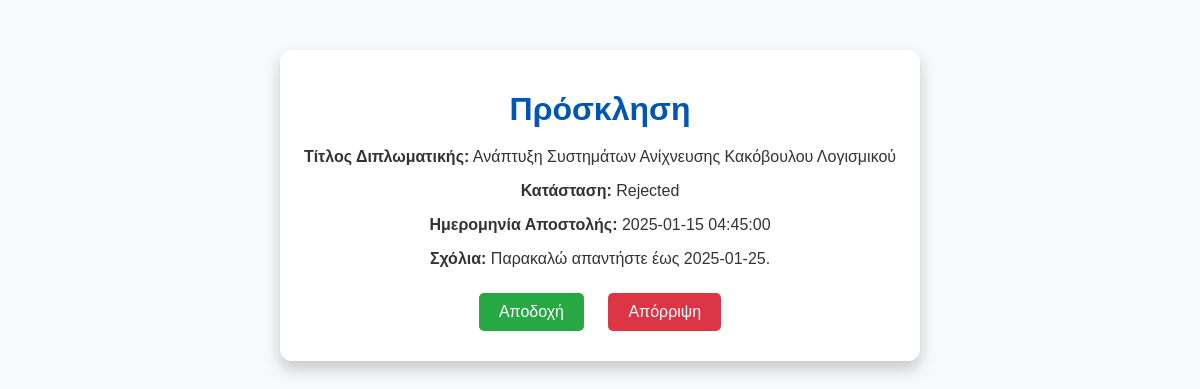
Screenshot of /php_files/provoliproskliseon.php?invitation_id=1 (signed in) with the database file from the repository.
### tables this page shows
CREATE TABLE `committeeinvitations` (
  `invitation_id` int(11) NOT NULL,
  `thesis_id` int(11) DEFAULT NULL,
  `invited_professor_id` int(11) DEFAULT NULL,
  `status` enum('Pending','Accepted','Rejected') DEFAULT 'Pending',
  `sent_at` timestamp NOT NULL DEFAULT current_timestamp(),
  `responded_at` timestamp NULL DEFAULT NULL,
  `comments` text DEFAULT NULL
);

CREATE TABLE `theses` (
  `thesis_id` int(11) NOT NULL,
  `title` varchar(255) NOT NULL,
  `description` text DEFAULT NULL,
  `status` enum('Υπό Ανάθεση','Ενεργή','Υπό Εξέταση','Περατωμένη','Ακυρωμένη') NOT NULL,
  `start_date` date DEFAULT NULL,
  `cancel_gs_year` int(11) DEFAULT NULL,
  `assign_gs_year` int(11) DEFAULT NULL,
  `cancel_gs_number` int(11) DEFAULT NULL,
  `assign_gs_number` int(11) DEFAULT NULL,
  `end_date` date DEFAULT NULL,
  `final_grade` decimal(3,2) DEFAULT NULL,
  `student_id` int(11) DEFAULT NULL,
  `supervisor_id` int(11) DEFAULT NULL,
  `repository_link` varchar(255) DEFAULT NULL,
  `cancellation_reason` text DEFAULT NULL,
  `cancellation_ga_number` varchar(50) DEFAULT NULL,
  `cancellation_ga_year` int(11) DEFAULT NULL,
  `approval_gs_number` varchar(20) DEFAULT NULL,
  `links` longtext DEFAULT '[]' CHECK (json_valid(`links`)),
  `topic_pdf` varchar(255) DEFAULT NULL
);

### php_files/provoliproskliseon.php (the view, shortened to what this page needs)
<?php
$dsn = "mysql:host=localhost;dbname=vasst";
$dbusername = "root";
$dbpassword = "";
try {
    $pdo = new PDO($dsn, $dbusername, $dbpassword);
    $pdo->setAttribute(PDO::ATTR_ERRMODE, PDO::ERRMODE_EXCEPTION);
    $invitation_id = intval($_GET['invitation_id']);
    $stmt = $pdo->prepare("
        SELECT ci.invitation_id, ci.status, ci.sent_at, ci.comments, t.title
        FROM committeeinvitations ci
        LEFT JOIN theses t ON ci.thesis_id = t.thesis_id
        WHERE ci.invitation_id = ?
    ");
    $stmt->execute([$invitation_id]);
    $invitation = $stmt->fetch(PDO::FETCH_ASSOC);
} catch (PDOException $e) {
    die("Σφάλμα σύνδεσης με τη βάση δεδομένων: " . $e->getMessage());
}
?>
<!DOCTYPE html>
<html lang="el">
<head>
</head>
<body>
    <div class="container">
        <h1>Πρόσκληση</h1>
        <p><strong>Τίτλος Διπλωματικής:</strong> <?php echo htmlspecialchars($invitation['title']); ?></p>
        <p><strong>Κατάσταση:</strong> <?php echo htmlspecialchars($invitation['status']); ?></p>
        <p><strong>Ημερομηνία Αποστολής:</strong> <?php echo htmlspecialchars($invitation['sent_at']); ?></p>
        <p><strong>Σχόλια:</strong> <?php echo htmlspecialchars($invitation['comments'] ?? 'Χωρίς σχόλια'); ?></p>
        <a href="#" class="button accept" onclick="respondToInvitation('Accepted')">Αποδοχή</a>
        <a href="#" class="button reject" onclick="respondToInvitation('Rejected')">Απόρριψη</a>
    </div>
</body>
</html>

### php_files/provoliproskliseon.php (style rules this page uses)
body { font-family: Arial, sans-serif; background-color: #f8f9fa; margin: 0; padding: 0; color: #333; }
.container { max-width: 600px; margin: 50px auto; background-color: #fff; padding: 20px; border-radius: 12px; box-shadow: 0 8px 16px rgba(0, 0, 0, 0.2); text-align: center; }
h1 { font-size: 2rem; color: #0056b3; margin-bottom: 20px; }
p { font-size: 1rem; margin-bottom: 15px; }
.button { display: inline-block; padding: 10px 20px; margin: 10px; color: white; text-decoration: none; border-radius: 5px; text-align: center; font-size: 1rem; transition: background-color 0.3s ease; }
.accept { background-color: #28a745; }
.reject { background-color: #dc3545; }

### rows the page displays
committeeinvitations: thesis.title "Ανάπτυξη Συστημάτων Ανίχνευσης Κακόβουλου Λογισμικού", status "Rejected", sent_at "2025-01-15 04:45:00", comments "Παρακαλώ απαντήστε έως 2025-01-25."
